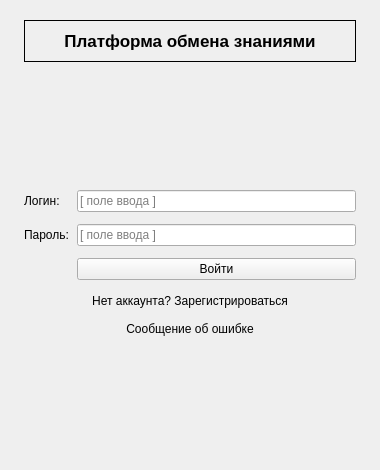
<?xml version="1.0" encoding="UTF-8"?>
<ui version="4.0">
 <class>LoginScreen</class>
 <widget class="QWidget" name="LoginScreen">
  <property name="geometry">
   <rect>
    <x>0</x>
    <y>0</y>
    <width>380</width>
    <height>470</height>
   </rect>
  </property>
  <property name="minimumSize">
   <size>
    <width>380</width>
    <height>470</height>
   </size>
  </property>
  <property name="windowTitle">
   <string>1. Экран входа</string>
  </property>
  <layout class="QVBoxLayout" name="mainLayout">
   <property name="spacing">
    <number>14</number>
   </property>
   <property name="leftMargin">
    <number>24</number>
   </property>
   <property name="topMargin">
    <number>20</number>
   </property>
   <property name="rightMargin">
    <number>24</number>
   </property>
   <property name="bottomMargin">
    <number>20</number>
   </property>
   <item>
    <widget class="QFrame" name="headerFrame">
     <property name="frameShape">
      <enum>QFrame::Box</enum>
     </property>
     <property name="frameShadow">
      <enum>QFrame::Plain</enum>
     </property>
     <layout class="QVBoxLayout" name="headerLayout">
      <property name="leftMargin">
       <number>8</number>
      </property>
      <property name="topMargin">
       <number>10</number>
      </property>
      <property name="rightMargin">
       <number>8</number>
      </property>
      <property name="bottomMargin">
       <number>10</number>
      </property>
      <item>
       <widget class="QLabel" name="headerLabel">
        <property name="font">
         <font>
          <pointsize>13</pointsize>
          <weight>75</weight>
          <bold>true</bold>
         </font>
        </property>
        <property name="text">
         <string>Платформа обмена знаниями</string>
        </property>
        <property name="alignment">
         <set>Qt::AlignCenter</set>
        </property>
       </widget>
      </item>
     </layout>
    </widget>
   </item>
   <item>
    <spacer name="headerSpacer">
     <property name="orientation">
      <enum>Qt::Vertical</enum>
     </property>
     <property name="sizeHint" stdset="0">
      <size>
       <width>20</width>
       <height>40</height>
      </size>
     </property>
    </spacer>
   </item>
   <item>
    <layout class="QFormLayout" name="loginForm">
     <property name="fieldGrowthPolicy">
      <enum>QFormLayout::AllNonFixedFieldsGrow</enum>
     </property>
     <property name="horizontalSpacing">
      <number>8</number>
     </property>
     <property name="verticalSpacing">
      <number>12</number>
     </property>
     <item row="0" column="0">
      <widget class="QLabel" name="loginLabel">
       <property name="text">
        <string>Логин:</string>
       </property>
      </widget>
     </item>
     <item row="0" column="1">
      <widget class="QLineEdit" name="loginEdit">
       <property name="placeholderText">
        <string>[ поле ввода ]</string>
       </property>
      </widget>
     </item>
     <item row="1" column="0">
      <widget class="QLabel" name="passwordLabel">
       <property name="text">
        <string>Пароль:</string>
       </property>
      </widget>
     </item>
     <item row="1" column="1">
      <widget class="QLineEdit" name="passwordEdit">
       <property name="echoMode">
        <enum>QLineEdit::Password</enum>
       </property>
       <property name="placeholderText">
        <string>[ поле ввода ]</string>
       </property>
      </widget>
     </item>
     <item row="2" column="1">
      <widget class="QPushButton" name="loginButton">
       <property name="text">
        <string>Войти</string>
       </property>
      </widget>
     </item>
    </layout>
   </item>
   <item>
    <widget class="QPushButton" name="pushButton">
     <property name="styleSheet">
      <string notr="true">background:None;
border:None;</string>
     </property>
     <property name="text">
      <string>Нет аккаунта? Зарегистрироваться</string>
     </property>
    </widget>
   </item>
   <item>
    <widget class="QLabel" name="errorLabel">
     <property name="text">
      <string>Сообщение об ошибке</string>
     </property>
     <property name="alignment">
      <set>Qt::AlignCenter</set>
     </property>
     <property name="wordWrap">
      <bool>true</bool>
     </property>
    </widget>
   </item>
   <item>
    <spacer name="bottomSpacer">
     <property name="orientation">
      <enum>Qt::Vertical</enum>
     </property>
     <property name="sizeHint" stdset="0">
      <size>
       <width>20</width>
       <height>20</height>
      </size>
     </property>
    </spacer>
   </item>
  </layout>
 </widget>
 <resources/>
 <connections/>
</ui>
